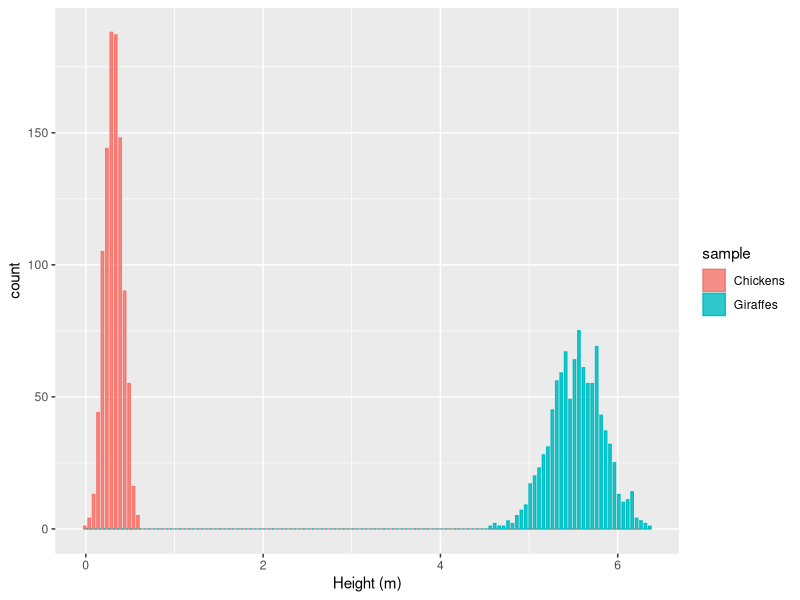
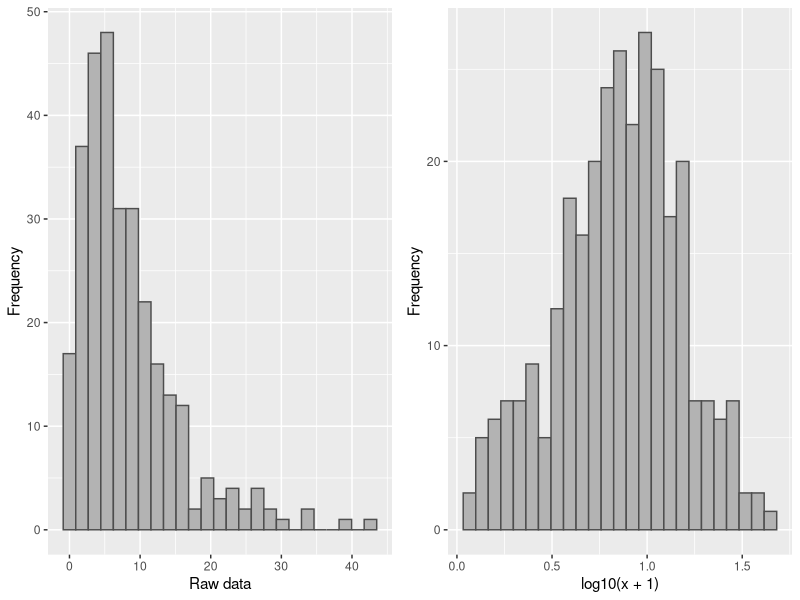

Recreate these plots in R, in order.
## ---- chunk 1
#| echo: false

knitr::opts_chunk$set(
  comment = "R>",
  warning = FALSE,
  message = FALSE,
  fig.width = 6.5,
  fig.height = 4.5,
  out.width = "88%",
  fig.asp = NULL,
  fig.align = "center",
  fig.retina = 2,
  dpi = 300
)

ggplot2::theme_set(
  ggplot2::theme_grey(base_size = 8)
)
## ---- chunk 2
#| echo: false

library(tidyverse)
library(car)
library(ggpubr)
## ---- chunk 3
#| fig-cap: "Histograms showing two randomly generated normal distributions."

set.seed(666)
r_dat <- data.frame(
  dat = c(
    rnorm(n = 1000, mean = 5.53, sd = 0.3),
    rnorm(n = 1000, mean = 0.325, sd = 0.1)
  ),
  sample = c(rep("Giraffes", 1000), rep("Chickens", 1000))
)

ggplot(data = r_dat, aes(x = dat, fill = sample)) +
  geom_histogram(
    position = "dodge",
    binwidth = 0.05,
    alpha = 0.8,
    aes(colour = sample, fill = sample)
  ) +
  labs(x = "Height (m)") +
  theme_grey()
## ---- chunk 4
shapiro.test(r_dat$dat)
## ---- chunk 5
r_dat |>
  group_by(sample) |>
  summarise(norm_dat = as.numeric(shapiro.test(dat)[2]))
## ---- chunk 6
r_dat |>
  group_by(sample) |>
  summarise(sample_var = var(dat))
## ---- chunk 7
car::leveneTest(dat ~ sample, data = r_dat)
## ---- chunk 8
#| fig-cap: "A simulated example showing how a log transformation can reduce right-skewness."

set.seed(123)
skew_dat <- tibble(
  raw = rgamma(300, shape = 1.5, scale = 6),
  log10_dat = log10(raw + 1)
)

ggarrange(
  ggplot(skew_dat, aes(raw)) +
    geom_histogram(bins = 25, fill = "grey70", colour = "grey30") +
    labs(x = "Raw data", y = "Frequency") +
    theme_grey(),
  ggplot(skew_dat, aes(log10_dat)) +
    geom_histogram(bins = 25, fill = "grey70", colour = "grey30") +
    labs(x = "log10(x + 1)", y = "Frequency") +
    theme_grey(),
  ncol = 2
)
